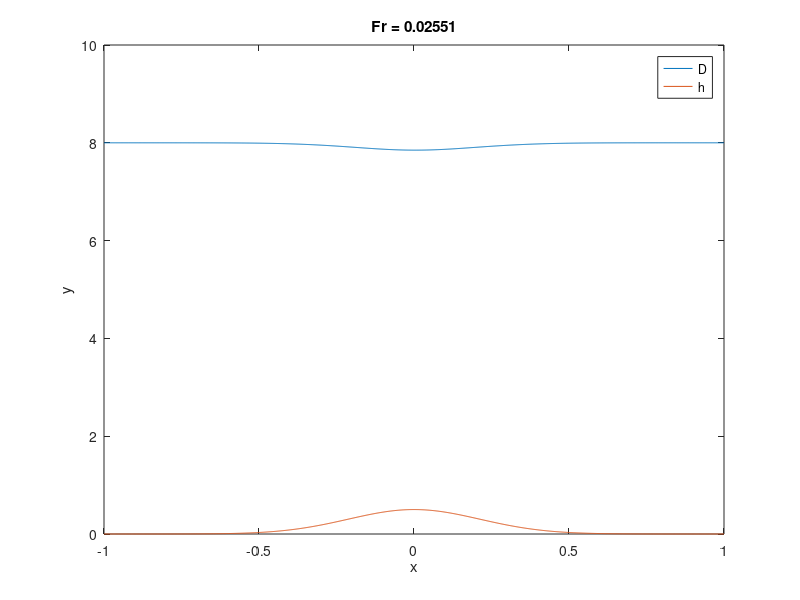

MATLAB code to generate this figure:
clear;
clc;
close all

N = 1000;

u = zeros(N,1);
D = zeros(N,1);
xspan = linspace(-1,1,N);

h = exp(-(xspan/.3).^2)/2;

dh = gradient(h)./gradient(xspan);

g = 9.8;

ds = (xspan(end) - xspan(1)) / N;






%%


% forward Euler

% u(1) = 1;
% D(1) = 1;

% u(1) = 5;
% D(1) = 1/2;

u(1) = 4;
D(1) = 8;

Fr = u(1)^2/(g*D(1)^2);

for i=1:N-1
    D(i+1) = D(i) + ds * (1 - g*D(i)/u(i)^2)^(-1) * g * D(i)/u(i)^2 * dh(i);
    if D(i+1) < h(i+1) % make sure the fluid height doesn't drop below the mountain
        D(i+1) = h(i+1);
    end
    u(i+1) = u(i) * (1 - (D(i+1)-D(i))/D(i));
end


figure;
plot(xspan,D+h');
hold on
plot(xspan,h);

str = ['Fr = ', num2str(Fr)];
title(str);

legend('D','h');

xlabel('x');
ylabel('y');


% 
% %% RK4, ode45 (DOESN'T WORK YET)
% 
% [xspan,y] = ode45(@(x,y)fun(x,y,dh),xspan,[u(1); D(1)]);
% 
% function dydx = fun(x,y,dh)
% dh_an = interp1(x,dh,x);
% dydx = [-g*dh_an ./ (y(1)-y(2)./y(1)); -g*dh_an ./ (-y(1).^2./y(2)+g)];
% end



